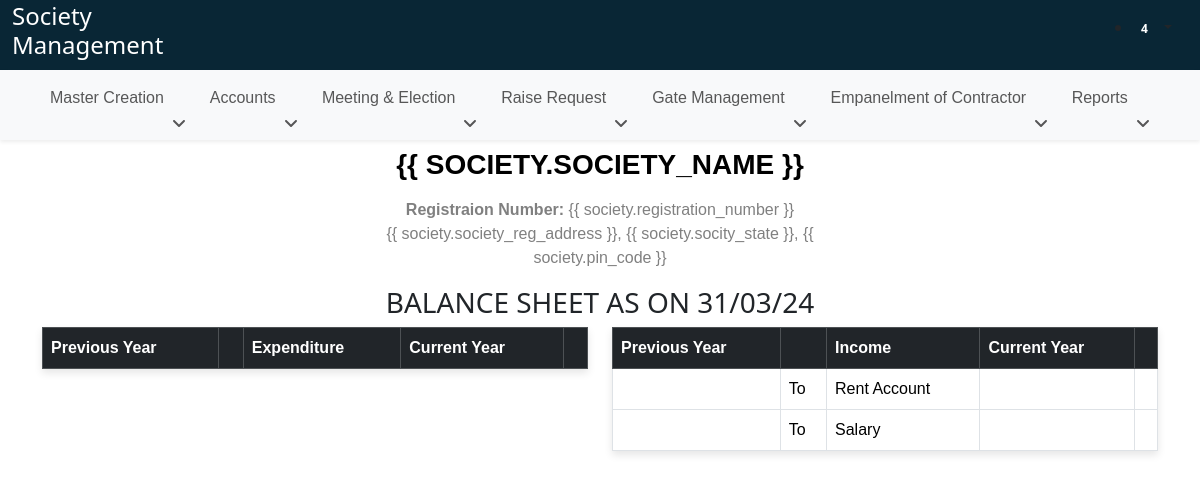
Page /profit_and_loss/ on the earlier database version.
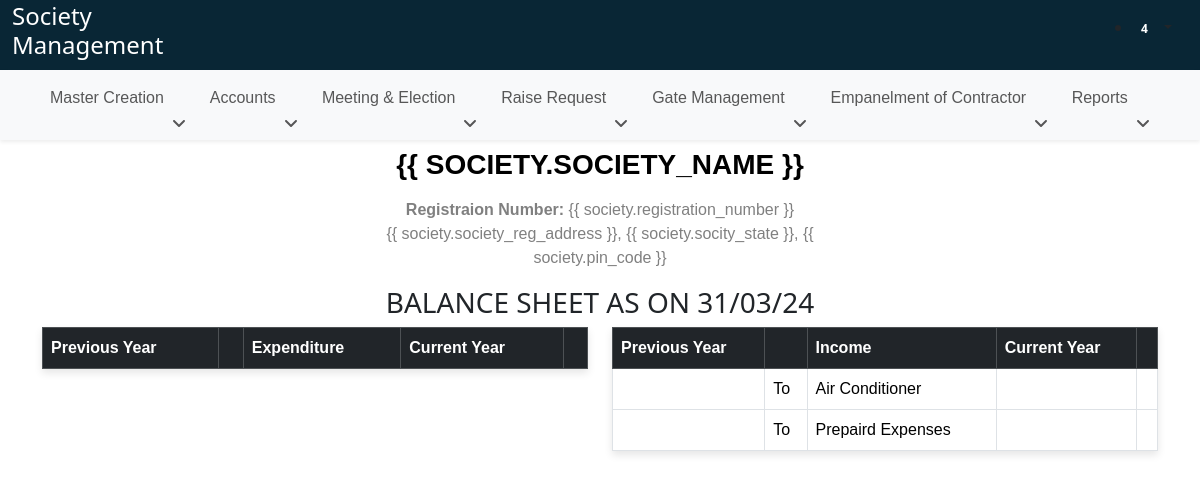
Same page on the later database version.
### SocietyApi/models.py (models this page shows, shortened)
class Ledger(models.Model):
    ledger_name = models.CharField(max_length=200)
    nature = models.CharField(max_length=200)
    gst_number = models.CharField(max_length=200)
    alis = models.CharField(max_length=200)
    based_on = models.CharField(max_length=200, null=True, blank=True)
    contact_person_name = models.CharField(max_length=200)
    group_name = models.CharField(max_length=200)
    area = models.CharField(max_length=200, null=True, blank=True)
    contact_person_number = models.CharField(max_length=200)
    pan_number = models.CharField(max_length=200)
    fixed = models.CharField(max_length=200, null=True, blank=True)
    contact_person_email = models.CharField(max_length=200)
    address = models.CharField(max_length=200)
    country = models.CharField(max_length=200)
    state = models.CharField(max_length=200)
    city = models.CharField(max_length=200)
    pin_code = models.CharField(max_length=200)
    beneficiary_name = models.CharField(max_length=200)
    account_no = models.CharField(max_length=200)
    ifsc_code = models.CharField(max_length=200)
    bank_name = models.CharField(max_length=200)
    branch_name = models.CharField(max_length=200, null=True, blank=True)
    opening_balance = models.CharField(max_length=200)
    dr_cr = models.CharField(max_length=200)

### SocietyApp/views.py (the view)
# urls.py: path('profit_and_loss/', views.profit_and_loss, name='profit_and_loss'),
def profit_and_loss(request):
    datatable_columns = [0, 1]
    income_groups = get_all_child_investments(Childs.objects.get(name="Income"), cost_center=False, balance_sheet=True)
    income_groups.append("Income")
    incomes = Ledger.objects.filter(group_name__in=income_groups)
    expense_groups = get_all_child_investments(Childs.objects.get(name="Expenses"), cost_center=False, balance_sheet=True)
    expense_groups.append("Expenses")
    expense = Ledger.objects.filter(group_name__in=expense_groups)
    return render(request, 'profit_and_loss.html', {'datatable_columns': datatable_columns, 'incomes': incomes, 'expense': expense})

### SocietyApp/context_processors.py (called while the page is built)
def global_context(request):
    society_exists = SocietyCreation.objects.exists()
    return {'society_exists': society_exists}

### SocietyApp/models.py (called while the page is built)
    def __str__(self):
        return self.name

### SocietyApp/views.py (called while the page is built)
def get_all_child_investments(parent, cost_center=False, balance_sheet=False):
    all_childs = []
    balance_sheet_childs = []
    def traverse_children(investment, depth=0):
        child = 0
        if cost_center:
            children = investment.cost_center.all()
        else:
            children = investment.children.all()
        if children:
            for child in children:
                show = f"{'→'* depth} {child}"
                if balance_sheet:
                    balance_sheet_childs.append(child)
                else:
                    all_childs.append(show)
                traverse_children(child, depth + 1)
    traverse_children(parent)
    if balance_sheet:
        return balance_sheet_childs
    return all_childs

### templates/profit_and_loss.html (shortened to what this page needs)
{% extends 'base.html' %}
{% load static %}
{% block body %}
<div class="container">
    <div class="row">
        <div class="col-lg-5 ms-auto me-auto" id="societyHead">
          {% verbatim %}
          <div class="text-center mt-2" id="print-head">
            <h3 id="heading" style="color: #000 !important; font-family: 'Calibri', sans-serif;"><b>{{ society.society_name }}</b></h3>
            <p style="font-family: 'Calibri', sans-serif;" class="mt-3 p-0 mb-0 print-head-content"><b>Registraion Number: </b> <span>{{ society.registration_number }}</span></p>
            <p style="font-family: 'Calibri', sans-serif;" class="print-head-content">{{ society.society_reg_address }}, {{ society.socity_state }}, {{ society.pin_code }}</p>
          </div>
          {% endverbatim %}
        </div>
    </div>
    <div class="row">
      <h3 class="text-center">BALANCE SHEET AS ON 31/03/24</h3>
      <div class="col-lg-6">
        <table class="table table-bordered">
          <thead class="table-dark">
            <tr>
              <th scope="col">Previous Year</th>
              <th></th>
              <th scope="col">Expenditure</th>
              <th scope="col">Current Year</th>
              <th></th>
            </tr>
          </thead>
        </table>
      </div>
      <div class="col-lg-6">
        <table class="table table-bordered">
          <thead class="table-dark">
            <tr>
              <th scope="col">Previous Year</th>
              <th></th>
              <th scope="col">Income</th>
              <th scope="col">Current Year</th>
              <th></th>
            </tr>
          </thead>
          <tbody>
            {% for expense_ledger in expense %}
            <tr>
              <td></td>
              <td>To</td>
              <td>{{ expense_ledger.ledger_name }}</td>
              <td></td>
              <td></td>
            </tr>
            {% endfor %}
          </tbody>
        </table>
      </div>
    </div>
</div>
{% endblock body %}

### templates/base.html (shortened to what this page needs)
{% load static %}
<!DOCTYPE html>
<html lang="en">
<head>
    <link href="https://cdn.jsdelivr.net/npm/bootstrap@5.3.2/dist/css/bootstrap.min.css" rel="stylesheet"
>
    <link rel="stylesheet" href="https://cdnjs.cloudflare.com/ajax/libs/font-awesome/6.4.2/css/all.min.css"
 />
    <link rel="stylesheet" href="{% static '/css/society_common.css' %}">
    <link rel="stylesheet" href="https://cdnjs.cloudflare.com/ajax/libs/toastr.js/latest/toastr.min.css">
    <link rel="stylesheet" href="https://cdn.datatables.net/1.13.7/css/jquery.dataTables.min.css">
    <link rel="stylesheet" href="https://cdn.datatables.net/fixedcolumns/4.3.0/css/fixedColumns.dataTables.min.css">
    <link rel="stylesheet" href="https://cdn.datatables.net/buttons/2.4.2/css/buttons.dataTables.min.css">
    <link rel="stylesheet" href="https://cdn.datatables.net/searchbuilder/1.6.0/css/searchBuilder.dataTables.min.css">
    <link rel="stylesheet" href="https://cdn.datatables.net/datetime/1.5.1/css/dataTables.dateTime.min.css">
    <link href="https://cdnjs.cloudflare.com/ajax/libs/select2/4.0.13/css/select2.min.css" rel="stylesheet">
</head>
<body>
    <div class="header">
        <div class="container-fluid d-flex" style="background-color: #092635; height: 70px;">
            <div class="d-flex align-items-center gap-2">
                <div class="logo-topbar">
                    <a href="#" style="text-decoration: none;">
                        <h4 style="color: #fff;">Society<br> Management</h4>
                    </a>
                </div>
            </div>
            <ul class="align-items-center ms-auto me-3 d-flex gap-3">
                <li class="dropdown notification-list">
                    <a class="nav-link dropdown-toggle arrow-none" data-bs-toggle="dropdown" href="#" role="button"
                        aria-haspopup="false" aria-expanded="false">
                        <span class="noti-icon-badge badge text-bg-purple">4</span>
                    </a>
                </li>
            </ul>
        </div>
    </div>
    <div class="top-navbar">
        <nav class="navbar shadow-sm navbar-expand-lg bg-body-tertiary">
            <div class="container">
                <div class="collapse navbar-collapse" id="navbarSupportedContent">
                    <ul class="navbar-nav gap-2 ms-auto me-auto mb-2 mb-lg-0"
                        style="font-family: 'Calibri', sans-serif;">
                        <li class="nav-item dropdown">
                            <a class="nav-link hoverMe" href="#" role="button" data-bs-toggle="dropdown"
                                aria-expanded="false">
                                Master Creation &nbsp;<i class="fa-solid fa-angle-down float-end"
                                    style="padding-top: 6px;"></i>
                            </a>
                        </li>
                        <li class="nav-item dropdown">
                            <a class="nav-link" href="#" role="button" data-bs-toggle="dropdown" aria-expanded="false">
                                Accounts &nbsp;<i class="fa-solid fa-angle-down float-end"
                                    style="padding-top: 6px;"></i>
                            </a>
                        </li>
                        <li class="nav-item dropdown">
                            <a class="nav-link " href="#" role="button" data-bs-toggle="dropdown" aria-expanded="false">
                                Meeting & Election &nbsp;<i class="fa-solid fa-angle-down float-end"
                                    style="padding-top: 6px;"></i>
                            </a>
                        </li>
                        <li class="nav-item dropdown">
                            <a class="nav-link " href="#" role="button" data-bs-toggle="dropdown" aria-expanded="false">
                                Raise Request &nbsp;<i class="fa-solid fa-angle-down float-end"
                                    style="padding-top: 6px;"></i>
                            </a>
                        </li>
                        <li class="nav-item dropdown">
                            <a class="nav-link " href="#" role="button" data-bs-toggle="dropdown" aria-expanded="false">
                                Gate Management &nbsp;<i class="fa-solid fa-angle-down float-end"
                                    style="padding-top: 6px;"></i>
                            </a>
                        </li>
                        <li class="nav-item dropdown">
                            <a class="nav-link " href="#" role="button" data-bs-toggle="dropdown" aria-expanded="false">
                                Empanelment of Contractor &nbsp;<i class="fa-solid fa-angle-down float-end"
                                    style="padding-top: 6px;"></i>
                            </a>
                        </li>
                        <li class="nav-item dropdown">
                            <a class="nav-link " href="#" role="button" data-bs-toggle="dropdown" aria-expanded="false">
                                Reports &nbsp;<i class="fa-solid fa-angle-down float-end" style="padding-top: 6px;"></i>
                            </a>
                        </li>
                    </ul>
                </div>
            </div>
        </nav>
    </div>
    {% block body %}
    {% endblock body %}
</body>
</html>

### static/css/society_common.css (style rules this page uses)
* { margin: 0; padding: 0 }
p { color: grey }
#heading { text-transform: uppercase; color: #2b96f1; font-weight: bold; }
th, td { white-space: nowrap; }
table { border-collapse: collapse; width: 100%; font-family: 'Calibri', sans-serif; }
thead th { padding: 10px; text-align: left; font-weight: bold; }
thead th:nth-child(1), thead th:nth-child(2) { position: sticky; left: 0; z-index: 2; }
table { box-shadow: 0 4px 8px rgba(0, 0, 0, 0.1); }
* { box-sizing: border-box; margin: 0; padding: 0; }

Differences in the rows shown:
changed Ledger: ledger_name "Rent Account" → "Air Conditioner"
changed Ledger: ledger_name "Salary" → "Prepaird Expenses"
